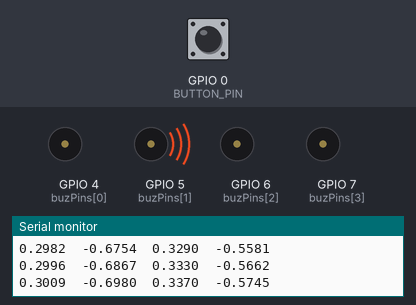
A sketch run on a simulated ESP32. On the bench: buzzer (waves = sounding, pin HIGH), the last lines printed to the serial monitor. The test bench sets the inputs (shaded band); at power-on: GPIO 0 (BUTTON_PIN) HIGH. Random numbers use the default seed unless the sketch sets one.

Above: at 6.8 s.
6.9 s: GPIO 0 (BUTTON_PIN) pulled LOW for 0.15 s
At 8.35 s:
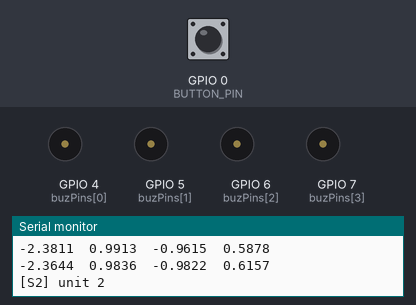
10.0 s: GPIO 0 (BUTTON_PIN) pulled LOW for 1 s
At 11.18 s:
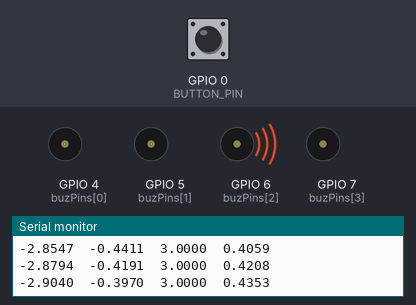
14.0 s: GPIO 0 (BUTTON_PIN) pulled LOW for 0.15 s
At 14.69 s:
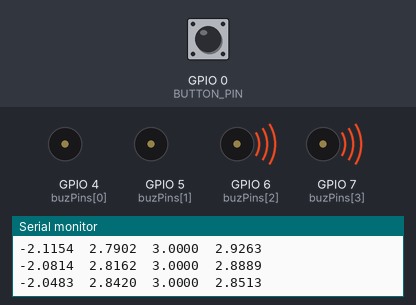
17.1 s: GPIO 0 (BUTTON_PIN) pulled LOW for 3.2 s
At 19.54 s:
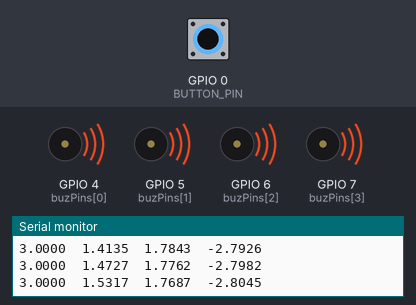
23.3 s: GPIO 0 (BUTTON_PIN) pulled LOW for 0.15 s
26.4 s: GPIO 0 (BUTTON_PIN) pulled LOW for 1 s
Timing chart, 0 to 56.4 s (numbered marks = the images above; inputs shaded):
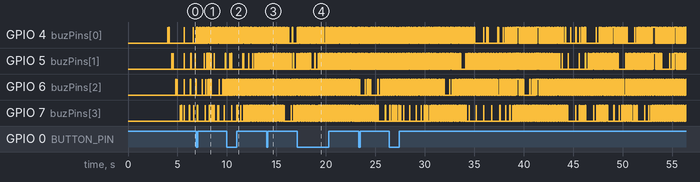

The sketch:

homeostat_quad_active_v1_0.ino
```cpp
/*
 * PROJECT: Homeostat -- Quad Active Buzzer
 * VERSION: v1.0.0
 * DEVICE:  ESP32-S3 Supermini
 *
 * Full four-node coupled ODE running locally. No ESP-NOW, no LEDs.
 * Four active buzzers, pulse rate tracks each x[] variable.
 * GPIO 4+5: low clickers (x[0], x[1])
 * GPIO 6+7: high tweeters (x[2], x[3])
 * Near zero: slow clicks. Agitated: rapid clicking. S2: double click.
 *
 * WIRING:
 *   GPIO 0  -> Boot button (other end to GND)
 *   GPIO 4  -> Buzzer 0 S pin   (x[0]) -- low clicker
 *   GPIO 5  -> Buzzer 1 S pin   (x[1]) -- low clicker
 *   GPIO 6  -> Buzzer 2 S pin   (x[2]) -- high tweeter
 *   GPIO 7  -> Buzzer 3 S pin   (x[3]) -- high tweeter
 *   3.3V    -> all buzzer + pins
 *   GND     -> all buzzer - pins
 */

#define VERSION "v1.0.0"

#define BUTTON_PIN  0

const int   N                   = 4;
const int   buzPins[N]          = {4, 5, 6, 7};

const float BOUND               = 1.0f;
const float DT                  = 0.06f;
const float K_MAX               = 0.25f;
const float DIAGONAL_DAMPING    = 0.08f;
const float PERTURB_MIN         = 3.0f;
const float PERTURB_MAX         = 6.0f;

// Pulse rate range per buzzer type
// clickers (0,1) -- slower, heavier
const unsigned long PULSE_SLOW_CLICK  = 1200;
const unsigned long PULSE_FAST_CLICK  = 80;
// tweeters (2,3) -- faster, lighter
const unsigned long PULSE_SLOW_TWEET  = 800;
const unsigned long PULSE_FAST_TWEET  = 40;

const unsigned long PULSE_ON_MS       = 8;
const unsigned long LOOP_MS           = 20;
const unsigned long DEBOUNCE_MS       = 400;
const unsigned long MIN_RECONFIG_MS   = 2000;

float x[N]   = { 0.30f, -0.20f, 0.15f, -0.25f };
float k[N][N];

unsigned long lastReconfig[N] = {0};
unsigned long lastButton      = 0;
unsigned long lastPulse[N]    = {0};
unsigned long buzOnUntil[N]   = {0};
bool          buzState[N]     = {false};
bool          s2Flag[N]       = {false};

float rf(float lo, float hi) {
  return lo + ((float)random(10000) / 10000.0f) * (hi - lo);
}

void randomiseK(int i) {
  for (int j = 0; j < N; j++)
    k[i][j] = (i == j) ? rf(-DIAGONAL_DAMPING, -DIAGONAL_DAMPING * 0.1f) : rf(-K_MAX, K_MAX);
}

void stepSimulation() {
  float nx[N];
  for (int i = 0; i < N; i++) {
    float dx = 0;
    for (int j = 0; j < N; j++) dx += k[i][j] * x[j];
    nx[i] = constrain(x[i] + dx * DT, -BOUND * 3.0f, BOUND * 3.0f);
  }
  for (int i = 0; i < N; i++) x[i] = nx[i];

  unsigned long now = millis();
  for (int i = 0; i < N; i++) {
    if (fabsf(x[i]) > BOUND && now - lastReconfig[i] > MIN_RECONFIG_MS) {
      randomiseK(i);
      lastReconfig[i] = now;
      s2Flag[i] = true;
      Serial.print("[S2] unit "); Serial.println(i);
    }
  }
}

void updateBuzzers() {
  unsigned long now = millis();

  for (int b = 0; b < N; b++) {
    // turn off if click duration elapsed
    if (buzState[b] && now >= buzOnUntil[b]) {
      digitalWrite(buzPins[b], LOW);
      buzState[b] = false;
    }

    if (!buzState[b]) {
      float norm = constrain(fabsf(x[b]) / BOUND, 0.0f, 1.0f);

      // pick timing based on buzzer type
      unsigned long slowMs = (b < 2) ? PULSE_SLOW_CLICK : PULSE_SLOW_TWEET;
      unsigned long fastMs = (b < 2) ? PULSE_FAST_CLICK : PULSE_FAST_TWEET;
      unsigned long interval = (unsigned long)(slowMs - norm * (slowMs - fastMs));

      if (now - lastPulse[b] >= interval) {
        if (s2Flag[b]) {
          // double click on S2
          digitalWrite(buzPins[b], HIGH); delay(12);
          digitalWrite(buzPins[b], LOW);  delay(60);
          digitalWrite(buzPins[b], HIGH); delay(12);
          digitalWrite(buzPins[b], LOW);
          s2Flag[b]    = false;
          lastPulse[b] = now;
        } else {
          digitalWrite(buzPins[b], HIGH);
          buzState[b]   = true;
          buzOnUntil[b] = now + PULSE_ON_MS;
          lastPulse[b]  = now;
        }
      }
    }
  }
}

void checkButton() {
  if (digitalRead(BUTTON_PIN) == LOW) {
    unsigned long now = millis();
    if (now - lastButton > DEBOUNCE_MS) {
      float sign = (random(2) == 0) ? 1.0f : -1.0f;
      x[0] += sign * rf(PERTURB_MIN, PERTURB_MAX);
      lastButton = now;
      Serial.print("[knock] x[0]: "); Serial.println(x[0], 3);
    }
  }
}

void setup() {
  delay(4000);  // boot stabilisation -- do not remove

  Serial.begin(115200);
  Serial.print("=== HOMEOSTAT QUAD ACTIVE "); Serial.print(VERSION); Serial.println(" ===");

  randomSeed(esp_random());
  pinMode(BUTTON_PIN, INPUT_PULLUP);

  for (int i = 0; i < N; i++) {
    pinMode(buzPins[i], OUTPUT);
    digitalWrite(buzPins[i], LOW);
    randomiseK(i);
  }

  // boot confirm -- each buzzer clicks twice in sequence
  for (int b = 0; b < N; b++) {
    for (int i = 0; i < 2; i++) {
      digitalWrite(buzPins[b], HIGH); delay(15);
      digitalWrite(buzPins[b], LOW);  delay(120);
    }
    delay(150);
  }

  Serial.println("[init] ready");
}

void loop() {
  checkButton();
  stepSimulation();
  updateBuzzers();

  for (int i = 0; i < N; i++) {
    Serial.print(x[i], 4);
    if (i < N-1) Serial.print("\t");
  }
  Serial.println();

  delay(LOOP_MS);
}

/*
 * TUNING:
 *   PULSE_SLOW_CLICK/TWEET  -- click interval at rest per buzzer type
 *   PULSE_FAST_CLICK/TWEET  -- click interval fully agitated
 *   PULSE_ON_MS             -- click duration
 *   K_MAX                   -- coupling strength
 *   BOUND                   -- viable range before S2 fires
 *
 * VERSION HISTORY:
 *   v1.0.0 -- four active buzzers, two clickers + two tweeters
 */
```
